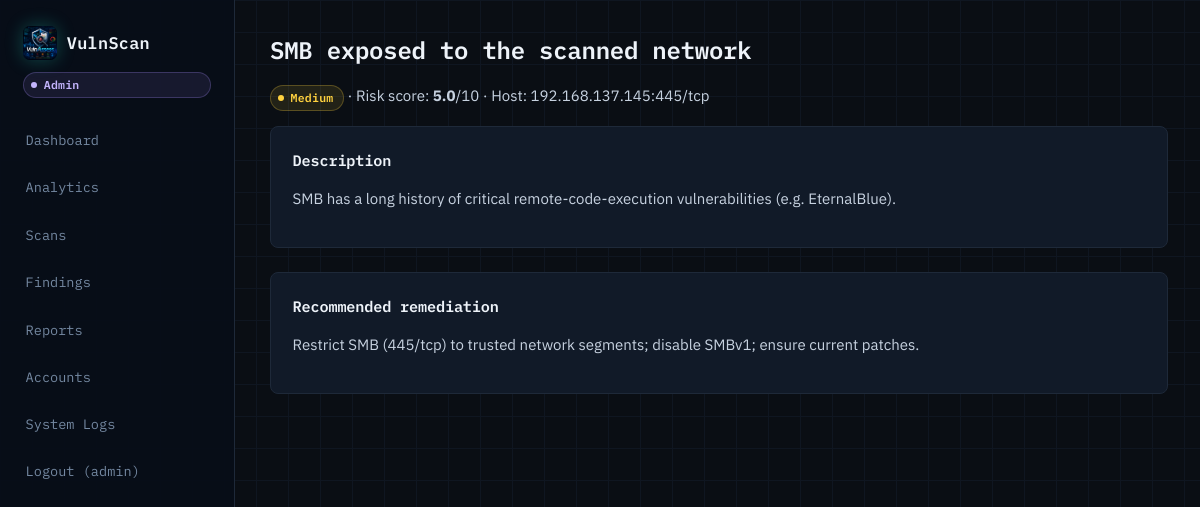
The app's page /vulnassess/7/ (signed in) with its own data.
### accounts/models.py (models this page shows, shortened)
class User(AbstractUser):
    role = models.CharField(
        max_length=16, choices=Role.choices, default=Role.VIEWER)
    email = models.EmailField(unique=True)
    phone_number = models.CharField(
        max_length=20, blank=True, null=True, default="")
    organization = models.CharField(max_length=255, blank=True)
    mfa_enabled = models.BooleanField(default=False)
    last_login_ip = models.GenericIPAddressField(null=True, blank=True)
    created_at = models.DateTimeField(auto_now_add=True)
    @property
    def is_admin_role(self):
        return self.role == Role.ADMIN or self.is_superuser
    @property
    def is_analyst_role(self):
        return self.role in (Role.ADMIN, Role.ANALYST) or self.is_superuser
    def can_manage_accounts(self):
        return self.is_admin_role
    def can_run_scans(self):
        return self.is_analyst_role
    def can_analyze_vulnerabilities(self):
        return self.is_analyst_role

### vulnassess/models.py (models this page shows, shortened)
class Finding(models.Model):
    class FindingType(models.TextChoices):
        CVE_MATCH = "CVE_MATCH", "CVE match"
        CONFIG_FLAW = "CONFIG_FLAW", "Configuration flaw"
    job = models.ForeignKey(ScanJob, on_delete=models.CASCADE, related_name="findings")
    open_port = models.ForeignKey(OpenPort, on_delete=models.CASCADE, related_name="findings")
    finding_type = models.CharField(max_length=16, choices=FindingType.choices, default=FindingType.CVE_MATCH)
    cve = models.ForeignKey(CVERecord, null=True, blank=True, on_delete=models.SET_NULL, related_name="findings")
    title = models.CharField(max_length=255)
    description = models.TextField(blank=True)
    severity = models.CharField(max_length=16, choices=Severity.choices)
    risk_score = models.FloatField(help_text="0-10 composite risk score")
    remediation = models.TextField(blank=True)
    detected_at = models.DateTimeField(auto_now_add=True)
    acknowledged = models.BooleanField(default=False)
    class Meta:
        ordering = ["-risk_score", "-detected_at"]
        indexes = [models.Index(fields=["severity"]), models.Index(fields=["-risk_score"])]

### scanning/models.py (models this page shows, shortened)
class OpenPort(models.Model):
    host = models.ForeignKey(DiscoveredHost, on_delete=models.CASCADE, related_name="ports")
    port_number = models.PositiveIntegerField()
    protocol = models.CharField(max_length=8, default="tcp")  # tcp / udp
    state = models.CharField(max_length=16, default="open")
    service_name = models.CharField(max_length=128, blank=True)   # e.g. "http", "ssh"
    product = models.CharField(max_length=255, blank=True)         # e.g. "OpenSSH"
    version = models.CharField(max_length=128, blank=True)         # e.g. "8.2p1"
    extra_info = models.CharField(max_length=255, blank=True)
    class Meta:
        unique_together = ("host", "port_number", "protocol")
        ordering = ["port_number"]

class DiscoveredHost(models.Model):
    job = models.ForeignKey(ScanJob, on_delete=models.CASCADE, related_name="hosts")
    ip_address = models.GenericIPAddressField()
    hostname = models.CharField(max_length=255, blank=True)
    state = models.CharField(max_length=16, default="up")  # up / down
    os_family = models.CharField(max_length=128, blank=True)
    os_accuracy = models.PositiveSmallIntegerField(null=True, blank=True)  # 0-100
    mac_address = models.CharField(max_length=32, blank=True)
    raw_probe_notes = models.TextField(blank=True, help_text="Notes from Scapy SYN/ACK probing")
    class Meta:
        unique_together = ("job", "ip_address")

### vulnassess/views.py (the view)
# urls.py: path("<int:finding_id>/", views.finding_detail, name="finding_detail"),
@role_required("ADMIN", "ANALYST")
def finding_detail(request, finding_id):
    finding = get_object_or_404(
        Finding.objects.select_related("open_port__host__job", "cve"), pk=finding_id
    )
    return render(request, "vulnassess/finding_detail.html", {"finding": finding})

### vulnassess/templates/vulnassess/finding_detail.html (shortened to what this page needs)
{% extends "base.html" %}
{% block content %}
<h1>{{ finding.title }}</h1>
<p>
    <span class="severity-badge severity-{{ finding.severity|lower }}">{{ finding.get_severity_display }}</span>
    &middot; Risk score: <strong>{{ finding.risk_score }}</strong>/10
    &middot; Host: {{ finding.open_port.host.ip_address }}:{{ finding.open_port.port_number }}/{{ finding.open_port.protocol }}
</p>
<div class="card">
    <h3>Description</h3>
    <p>{{ finding.description }}</p>
</div>
<div class="card">
    <h3>Recommended remediation</h3>
    <p>{{ finding.remediation }}</p>
</div>
{% endblock %}

### templates/base.html (shortened to what this page needs)
{% load static %}
<!DOCTYPE html>
<html lang="en">
<head>
    <link rel="stylesheet" href="{% static 'css/main.css' %}">
</head>
<body class="{% if request.resolver_match.url_name == 'login' or request.resolver_match.url_name == 'register' %}auth-page{% endif %}">
{% if request.resolver_match.url_name != 'login' and request.resolver_match.url_name != 'register' %}
<aside class="sidebar">
    <a class="brand" href="{% if user.is_authenticated %}{% url 'reporting:dashboard' %}{% else %}#{% endif %}">
        <img src="{% static 'images/logo1.png' %}" alt="VulnScan logo">
        <span>VulnScan</span>
        <span class="role-badge role-{{ user.role|lower }}">{{ user.get_role_display }}</span>
    </a>
<nav>
    {% if user.is_authenticated %}
        <a href="{% url 'reporting:dashboard' %}"
           class="{% if request.resolver_match.url_name == 'dashboard' %}active{% endif %}">
            Dashboard
        </a>
        <a href="{% url 'reporting:analytics' %}"
           class="{% if request.resolver_match.url_name == 'analytics' %}active{% endif %}">
            Analytics
        </a>
        {% if user.can_run_scans %}
            <a href="{% url 'scanning:job_list' %}"
               class="{% if request.resolver_match.namespace == 'scanning' %}active{% endif %}">
                Scans
            </a>
        {% endif %}
        {% if user.can_analyze_vulnerabilities %}
            <a href="{% url 'vulnassess:findings_list' %}"
               class="{% if request.resolver_match.namespace == 'vulnassess' %}active{% endif %}">
                Findings
            </a>
        {% endif %}
        <a href="{% url 'reporting:report_list' %}"
           class="{% if request.resolver_match.url_name == 'report_list' %}active{% endif %}">
            Reports
        </a>
        {% if user.can_manage_accounts %}
            <a href="{% url 'accounts:account_management' %}"
               class="{% if request.resolver_match.namespace == 'accounts' %}active{% endif %}">
                Accounts
            </a>
            <a href="{% url 'accounts:system_logs' %}"
               class="{% if request.resolver_match.url_name == 'system_logs' %}active{% endif %}">
                System Logs
            </a>
        {% endif %}
        <form action="{% url 'accounts:logout' %}" method="post" class="inline-form">
            <button type="submit" class="link-button logout-trigger">
                Logout ({{ user.username }})
            </button>
        </form>
    {% endif %}
</nav>
</aside>
{% endif %}
<main class="content">
    {% block content %}{% endblock %}
</main>
</body>
</html>

### static/css/main.css (style rules this page uses)
:root { --bg: #0a0e14; --bg-grid-line: #0f1621; --panel-solid: #111a28; --panel-border: #1e2939; --panel-border-strong: #2c3d54; --panel-raised: #16202f; --text: #c7d2e0; --text-bright: #eef3f9; --text-dim: #7488a1; --text-faint: #4d5c70; --signal: #1fe0c4; --signal-dim: #0f8f7d; --signal-glow: rgba(31, 224, 196, 0.35); --critical: #ff4d5e; --high: #ff9f40; --medium: #ffd23f; --low: #7488a1; --info: #4d5c70; --success: #34d399; --font-mono: "IBM Plex Mono", ui-monospace, "SFMono-Regular", Menlo, Consolas, monospace; --font-sans: "IBM Plex Sans", -apple-system, "Segoe UI", Roboto, sans-serif; --radius: 8px; --radius-sm: 4px; }
* { box-sizing: border-box; }
html { color-scheme: dark; }
body { margin: 0; font-family: var(--font-sans); font-size: 15px; line-height: 1.55; background: linear-gradient(var(--bg-grid-line) 1px, transparent 1px) 0 0 / 100% 32px, linear-gradient(90deg, var(--bg-grid-line) 1px, transparent 1px) 0 0 / 32px 100%, var(--bg); color: var(--text); -webkit-font-smoothing: antialiased; }
a { color: var(--signal); }
h1, h2, h3, h4 { font-family: var(--font-mono); color: var(--text-bright); letter-spacing: -0.01em; margin: 0 0 0.6em 0; font-weight: 600; }
h1 { font-size: 1.5rem; }
h3 { font-size: 0.95rem; }
.sidebar { position: fixed; inset: 0 auto 0 0; width: 235px; padding: 1.25rem 0.85rem; background: rgba(8, 14, 24, 0.96); border-right: 1px solid var(--panel-border); z-index: 40; }
.brand { font-family: var(--font-mono); font-weight: 600; font-size: 1.05rem; color: var(--text-bright); letter-spacing: 0.02em; display: flex; flex-wrap: wrap; align-items: center; gap: 0.6rem; padding: 0.35rem 0.6rem 1.35rem; text-decoration: none; }
.brand img { width: 34px; height: 34px; object-fit: cover; border-radius: 7px; box-shadow: 0 0 18px rgba(31, 224, 196, 0.28); }
.brand .role-badge { flex-basis: 100%; width: max-content; max-width: 100%; white-space: normal; overflow-wrap: anywhere; margin-top: 0.15rem; }
nav { display: flex; flex-direction: column; align-items: stretch; gap: 0.35rem; }
nav a, nav .link-button { color: var(--text-dim); text-decoration: none; font-size: 0.85rem; font-family: var(--font-mono); background: none; border: none; cursor: pointer; padding: 0.65rem 0.75rem; border-radius: var(--radius-sm); transition: color 0.15s ease, background 0.15s ease; }
.inline-form { display: inline; }
.content { max-width: 1140px; margin: 0 auto 0 238px; padding: 2rem 2rem 4rem; }
.card { background: var(--panel-solid); border: 1px solid var(--panel-border); border-radius: var(--radius); padding: 1.35rem; margin-bottom: 1.5rem; position: relative; animation: rise-in 0.35s ease both; }
.role-badge, .status-badge, .severity-badge { display: inline-flex; align-items: center; gap: 0.4rem; padding: 0.2rem 0.6rem 0.2rem 0.45rem; border-radius: 999px; font-size: 0.72rem; font-family: var(--font-mono); font-weight: 600; letter-spacing: 0.02em; border: 1px solid transparent; white-space: nowrap; }
.role-badge::before, .status-badge::before, .severity-badge::before { content: ""; width: 6px; height: 6px; border-radius: 50%; flex-shrink: 0; }
.role-admin { background: rgba(167, 139, 250, 0.1); color: #c4b5fd; border-color: rgba(167, 139, 250, 0.25); }
.role-admin::before { background: #c4b5fd; }
.severity-medium { background: rgba(255, 210, 63, 0.1); color: var(--medium); border-color: rgba(255, 210, 63, 0.25); }
.severity-medium::before { background: var(--medium); }

### records on screen
User: role "Admin", username "admin"
Finding: title "SMB exposed to the scanned network", severity "Medium", risk_score "5.0", open_port.host.ip_address "192.168.137.145", open_port.port_number "445", open_port.protocol "tcp", description "SMB has a long history of critical remote-code-execution vulnerabilities (e.g. EternalBlue).", remediation "Restrict SMB (445/tcp) to trusted network segments; disable SMBv1; ensure current patches."
